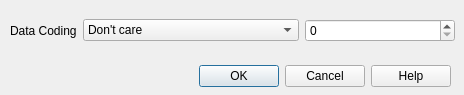
<?xml version="1.0" encoding="UTF-8"?>
<ui version="4.0">
 <class>dlgSelectDataCoding</class>
 <widget class="QDialog" name="dlgSelectDataCoding">
  <property name="geometry">
   <rect>
    <x>0</x>
    <y>0</y>
    <width>464</width>
    <height>95</height>
   </rect>
  </property>
  <property name="windowTitle">
   <string>Select data coding</string>
  </property>
  <widget class="QDialogButtonBox" name="buttonBox">
   <property name="geometry">
    <rect>
     <x>10</x>
     <y>60</y>
     <width>441</width>
     <height>32</height>
    </rect>
   </property>
   <property name="orientation">
    <enum>Qt::Horizontal</enum>
   </property>
   <property name="standardButtons">
    <set>QDialogButtonBox::Cancel|QDialogButtonBox::Help|QDialogButtonBox::Ok</set>
   </property>
  </widget>
  <widget class="QWidget" name="gridLayoutWidget">
   <property name="geometry">
    <rect>
     <x>10</x>
     <y>10</y>
     <width>445</width>
     <height>41</height>
    </rect>
   </property>
   <layout class="QGridLayout" name="gridLayout">
    <item row="0" column="0">
     <widget class="QLabel" name="label">
      <property name="sizePolicy">
       <sizepolicy hsizetype="Fixed" vsizetype="Preferred">
        <horstretch>0</horstretch>
        <verstretch>0</verstretch>
       </sizepolicy>
      </property>
      <property name="text">
       <string>Data Coding</string>
      </property>
      <property name="buddy">
       <cstring>comboCompareDataCoding</cstring>
      </property>
     </widget>
    </item>
    <item row="0" column="1">
     <widget class="QComboBox" name="comboCompareDataCoding">
      <item>
       <property name="text">
        <string>Don't care</string>
       </property>
      </item>
      <item>
       <property name="text">
        <string>Equal to</string>
       </property>
      </item>
      <item>
       <property name="text">
        <string>Not qual to</string>
       </property>
      </item>
      <item>
       <property name="text">
        <string>Greater then</string>
       </property>
      </item>
      <item>
       <property name="text">
        <string>Greater then or equal to</string>
       </property>
      </item>
      <item>
       <property name="text">
        <string>Less then</string>
       </property>
      </item>
      <item>
       <property name="text">
        <string>Less then or equal to</string>
       </property>
      </item>
     </widget>
    </item>
    <item row="0" column="2">
     <widget class="QSpinBox" name="spinBoxBoxDataCoding">
      <property name="sizePolicy">
       <sizepolicy hsizetype="Fixed" vsizetype="Fixed">
        <horstretch>0</horstretch>
        <verstretch>0</verstretch>
       </sizepolicy>
      </property>
      <property name="minimumSize">
       <size>
        <width>150</width>
        <height>0</height>
       </size>
      </property>
      <property name="maximum">
       <number>7</number>
      </property>
     </widget>
    </item>
   </layout>
  </widget>
 </widget>
 <resources/>
 <connections>
  <connection>
   <sender>buttonBox</sender>
   <signal>accepted()</signal>
   <receiver>dlgSelectDataCoding</receiver>
   <slot>accept()</slot>
   <hints>
    <hint type="sourcelabel">
     <x>248</x>
     <y>254</y>
    </hint>
    <hint type="destinationlabel">
     <x>157</x>
     <y>274</y>
    </hint>
   </hints>
  </connection>
  <connection>
   <sender>buttonBox</sender>
   <signal>rejected()</signal>
   <receiver>dlgSelectDataCoding</receiver>
   <slot>reject()</slot>
   <hints>
    <hint type="sourcelabel">
     <x>316</x>
     <y>260</y>
    </hint>
    <hint type="destinationlabel">
     <x>286</x>
     <y>274</y>
    </hint>
   </hints>
  </connection>
 </connections>
</ui>
